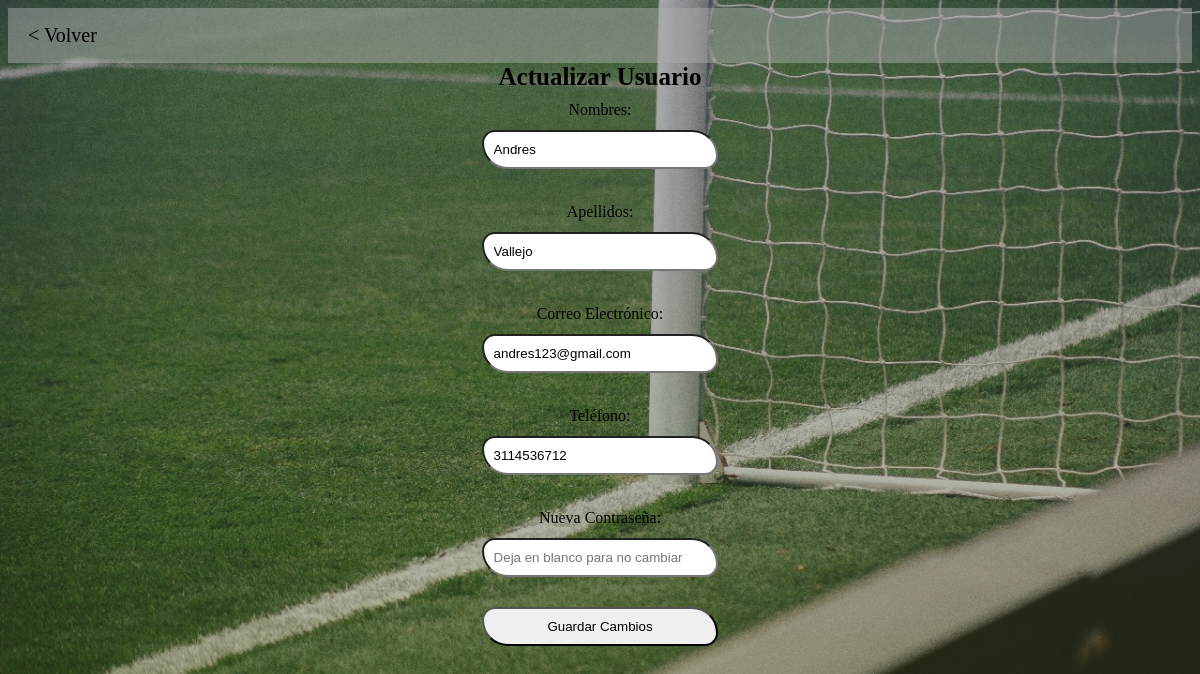
/actualizar_usuario.php?id=2, run on the app's committed database.
### tables this page shows
CREATE TABLE `usuario` (
  `Id_Usuario` int(11) NOT NULL,
  `Nombres` varchar(30) NOT NULL,
  `Apellidos` varchar(30) NOT NULL,
  `Correo_Electronico` varchar(50) NOT NULL,
  `Telefono` varchar(11) NOT NULL,
  `Contraseña` varchar(150) NOT NULL
);

### actualizar_usuario.php (the view, shortened to what this page needs)
<?php
include 'conexion.php';
if ($_SERVER['REQUEST_METHOD'] === 'POST' && isset($_POST['guardar_actualizacion'])) {
    $id_usuario_actualizar = $_POST['id_usuario'];
    $nuevos_nombres = $_POST['nuevos_nombres'];
    $nuevos_apellidos = $_POST['nuevos_apellidos'];
    $nuevo_correo = $_POST['nuevo_correo'];
    $nuevo_telefono = $_POST['nuevo_telefono'];
    $nueva_contraseña = isset($_POST['nueva_contraseña']) ? $_POST['nueva_contraseña'] : '';
    if ($nueva_contraseña !== '') {
        $query = "UPDATE usuario SET
                  Nombres = '$nuevos_nombres',
                  Apellidos = '$nuevos_apellidos',
                  Correo_Electronico = '$nuevo_correo',
                  Telefono = '$nuevo_telefono',
                  Contraseña = '$nueva_contraseña'
                  WHERE Id_Usuario = $id_usuario_actualizar";
    } else {
        $query = "UPDATE usuario SET
                  Nombres = '$nuevos_nombres',
                  Apellidos = '$nuevos_apellidos',
                  Correo_Electronico = '$nuevo_correo',
                  Telefono = '$nuevo_telefono'
                  WHERE Id_Usuario = $id_usuario_actualizar";
    }
    if ($conn->query($query) === TRUE) {
        echo 'Datos actualizados correctamente';
        header('Location: admin_us.php');
        exit;
    } else {
        echo 'Error al actualizar datos: ' . $conn->error;
    }
} else {
    $id_usuario = $_GET['id'];
    $consulta_usuario = "SELECT * FROM usuario WHERE Id_Usuario = $id_usuario";
    $resultado_usuario = $conn->query($consulta_usuario);
    if ($resultado_usuario->num_rows > 0) {
        $usuario = $resultado_usuario->fetch_assoc();
    } else {
        echo 'Usuario no encontrado';
        exit;
    }
}
?>
<html>
<head>
<link rel="stylesheet" href="css/main.css">
<link rel='stylesheet' type='text/css' media='screen' href='css/main.css'>
</head>
<body>
<ul class="navbar">
    <li class="nav-item"><a href="admin_us.php"> < Volver </a></li>
</ul>
    <h2>Actualizar Usuario</h2>
    <form method="post" action="actualizar_usuario.php">
        <label>Nombres:</label>
        <input type="text" name="nuevos_nombres" value="<?php echo $usuario['Nombres']; ?>"><br>
        <label>Apellidos:</label>
        <input type="text" name="nuevos_apellidos" value="<?php echo $usuario['Apellidos']; ?>"><br>
        <label>Correo Electrónico:</label>
        <input type="text" name="nuevo_correo" value="<?php echo $usuario['Correo_Electronico']; ?>"><br>
        <label>Teléfono:</label>
        <input type="text" name="nuevo_telefono" value="<?php echo $usuario['Telefono']; ?>"><br>
        <label>Nueva Contraseña:</label>
        <input type="password" name="nueva_contraseña" placeholder="Deja en blanco para no cambiar"><br>
        <input type="submit" name="guardar_actualizacion" value="Guardar Cambios">
    </form>
</body>
</html>

### css/main.css (style rules this page uses)
body { font-family: cursive; }
h2 { font-size: 25px; text-align: center; margin: 0; }
ul.navbar { list-style-type: none; margin: 0; padding: 0; overflow: hidden; background-color: #aaaaaa7e; }
.nav-item a { text-decoration: none; color: #fff; }
li.nav-item { float: left; font-size: 20px; }
li.nav-item a { display: block; color: rgb(0, 0, 0); text-align: center; padding: 16px 20px; text-decoration: none; }
body { background-size: cover; background-repeat: no-repeat; color: rgb(0, 0, 0); }
form { display: flex; flex-direction: column; align-items: center; }
label { margin: 10px 0; text-align: left; }
input { border-radius: 30px 60px; width: 20% !important; padding: 10px; margin: 6px 0; }
label { display: block; margin-bottom: 5px; }
.navbar { display: flex; list-style: none; padding: 0; margin: 0; }
.nav-item { margin-right: 10px; }

### actualizar_usuario.php (style rules this page uses)
body { background-image:linear-gradient(rgb(81 90 113 / 40%),rgb(73 89 28 / 40%)), url(img/23.jpg) ; }

### data on the page
usuario: nuevos_nombres "Andres", nuevos_apellidos "Vallejo", nuevo_correo "andres123@gmail.com", nuevo_telefono "3114536712"
